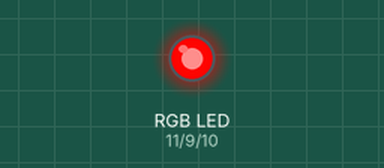
This sketch was run on a simulated Arduino Uno, built with avr-gcc and run on an emulated ATmega328P. Shown: an RGB LED mixed from three pins (HIGH = lit). Dim RGB values are drawn brighter than linear.

Above: at 0.05 s.
At 0.9 s:
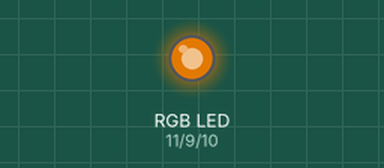
At 1.8 s:
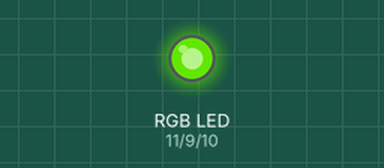
At 3.6 s:
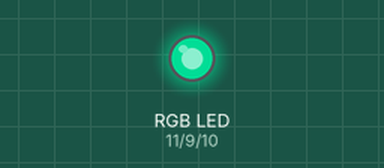
At 5.4 s:
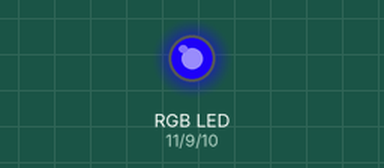
At 7.2 s:
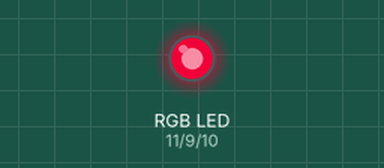
Timing chart, 0 to 10.0 s (numbered marks = the images above):
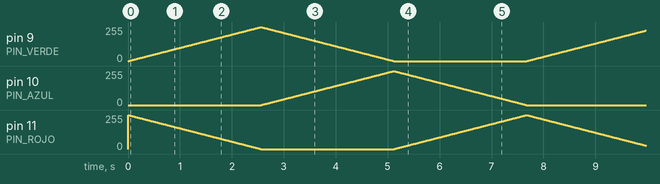

The sketch:

L3_Arcoiris_Automatico.ino
```cpp
/*
 * INSANI ROBOTICS - FUNDAMENTOS F3
 * Lección 3: Arcoíris Automático (Fading RGB)
 * ------------------------------------------------
 * Objetivo: Transición fluida de colores (Spectrum).
 * Mejoras: Lógica de bucles corregida y estructura C++ estandarizada.
 */

// --- CONSTANTES DE HARDWARE ---
const int PIN_ROJO  = 11;
const int PIN_VERDE = 9;
const int PIN_AZUL  = 10;

// --- CONFIGURACIÓN ---
const int TIEMPO_ESPERA = 10; // Milisegundos entre cambios (Velocidad)
const int BRILLO_MAX = 255;

// --- PROTOTIPOS DE FUNCIONES ---
// Declaramos la función antes para cumplir con buenas prácticas de C++
void establecerColor(int r, int g, int b);

void setup() {
  pinMode(PIN_ROJO, OUTPUT);
  pinMode(PIN_VERDE, OUTPUT);
  pinMode(PIN_AZUL, OUTPUT);
}

void loop() {
  // Para una transición suave sin pausas, los bucles deben
  // terminar uno antes del máximo para no repetir el color inicial del siguiente.

  // FASE 1: De ROJO (255,0,0) a VERDE (0,255,0)
  // El Rojo disminuye, el Verde aumenta.
  for (int i = 0; i < BRILLO_MAX; i++) {
    establecerColor(BRILLO_MAX - i, i, 0);
    delay(TIEMPO_ESPERA);
  }

  // FASE 2: De VERDE (0,255,0) a AZUL (0,0,255)
  // El Verde disminuye, el Azul aumenta.
  for (int i = 0; i < BRILLO_MAX; i++) {
    establecerColor(0, BRILLO_MAX - i, i);
    delay(TIEMPO_ESPERA);
  }

  // FASE 3: De AZUL (0,0,255) a ROJO (255,0,0)
  // El Azul disminuye, el Rojo aumenta.
  for (int i = 0; i < BRILLO_MAX; i++) {
    establecerColor(i, 0, BRILLO_MAX - i);
    delay(TIEMPO_ESPERA);
  }
}

// --- IMPLEMENTACIÓN DE FUNCIONES ---
void establecerColor(int r, int g, int b) {
  // Usamos analogWrite para generar la señal PWM
  analogWrite(PIN_ROJO, r);
  analogWrite(PIN_VERDE, g);
  analogWrite(PIN_AZUL, b);
}
```
